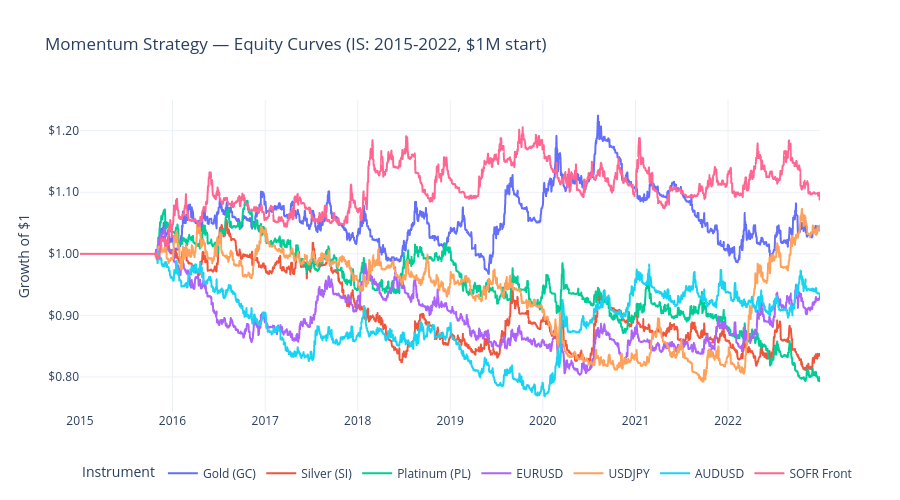

The notebook cell this image was saved under:
### Markdown cell above
## Results

Run the backtest across all instruments, compute per-asset metrics,
and plot equity curves.

### Code cell
results = {}
metrics_rows = []

for inst in prices_df.columns:
    bt = backtest_single_asset(
        prices_df[inst],
        signals[inst],
        vol_target=mom_cfg["vol_target_annual"],
        vol_lookback=gcfg["vol_lookback_days"],
        vol_cap=gcfg["vol_cap_multiplier"],
        tc_bp=2.0,
    )
    results[inst] = bt
    m = compute_metrics(bt)
    m["Instrument"] = LABELS.get(inst, inst)
    metrics_rows.append(m)

metrics_df = pd.DataFrame(metrics_rows).set_index("Instrument")

# Format for display
fmt_df = metrics_df.copy()
for col in ["Ann. Return", "Ann. Vol", "Max DD", "Hit Rate"]:
    fmt_df[col] = fmt_df[col].map("{:.1%}".format)
fmt_df["Sharpe"]  = fmt_df["Sharpe"].map("{:.2f}".format)
fmt_df["Calmar"]  = fmt_df["Calmar"].map("{:.2f}".format)
fmt_df["Ann. Turnover"] = fmt_df["Ann. Turnover"].map("{:.1f}x".format)

# Equity curves (normalised to 1.0)
equity_df = pd.DataFrame({
    LABELS.get(k, k): v["equity"] for k, v in results.items()
})
equity_norm = equity_df / equity_df.iloc[0]

fig_eq = px.line(
    equity_norm,
    title="Momentum Strategy — Equity Curves (IS: 2015-2022, $1M start)",
    labels={"value": "Growth of $1", "variable": "Instrument", "date": ""},
)
fig_eq.update_layout(
    template="plotly_white",
    hovermode="x unified",
    legend=dict(orientation="h", y=-0.15),
    height=500,
    yaxis_tickformat="$.2f",
)
fig_eq.show()

print("Per-instrument metrics (IS period, 2 bp TC):")
fmt_df

### Figure 1 — Plotly figure (JSON) as saved in the notebook; plotly's stock layout.template omitted (floating-point values rounded to 4 significant figures; data arrays with more than 128 entries replaced by an {"elided": "..."} marker saying what was removed)
{"data": [{"hovertemplate": "Instrument=Gold (GC)<br>=%{x}<br>Growth of $1=%{y}<extra></extra>", "legendgroup": "Gold (GC)", "line": {"color": "#636efa", "dash": "solid"}, "marker": {"symbol": "circle"}, "mode": "lines", "name": "Gold (GC)", "showlegend": true, "type": "scattergl", "x": {"elided": "2500 str values"}, "xaxis": "x", "y": {"elided": "2500 float values"}, "yaxis": "y"}, {"hovertemplate": "Instrument=Silver (SI)<br>=%{x}<br>Growth of $1=%{y}<extra></extra>", "legendgroup": "Silver (SI)", "line": {"color": "#EF553B", "dash": "solid"}, "marker": {"symbol": "circle"}, "mode": "lines", "name": "Silver (SI)", "showlegend": true, "type": "scattergl", "x": {"elided": "2500 str values"}, "xaxis": "x", "y": {"elided": "2500 float values"}, "yaxis": "y"}, {"hovertemplate": "Instrument=Platinum (PL)<br>=%{x}<br>Growth of $1=%{y}<extra></extra>", "legendgroup": "Platinum (PL)", "line": {"color": "#00cc96", "dash": "solid"}, "marker": {"symbol": "circle"}, "mode": "lines", "name": "Platinum (PL)", "showlegend": true, "type": "scattergl", "x": {"elided": "2500 str values"}, "xaxis": "x", "y": {"elided": "2500 float values"}, "yaxis": "y"}, {"hovertemplate": "Instrument=EURUSD<br>=%{x}<br>Growth of $1=%{y}<extra></extra>", "legendgroup": "EURUSD", "line": {"color": "#ab63fa", "dash": "solid"}, "marker": {"symbol": "circle"}, "mode": "lines", "name": "EURUSD", "showlegend": true, "type": "scattergl", "x": {"elided": "2500 str values"}, "xaxis": "x", "y": {"elided": "2500 float values"}, "yaxis": "y"}, {"hovertemplate": "Instrument=USDJPY<br>=%{x}<br>Growth of $1=%{y}<extra></extra>", "legendgroup": "USDJPY", "line": {"color": "#FFA15A", "dash": "solid"}, "marker": {"symbol": "circle"}, "mode": "lines", "name": "USDJPY", "showlegend": true, "type": "scattergl", "x": {"elided": "2500 str values"}, "xaxis": "x", "y": {"elided": "2500 float values"}, "yaxis": "y"}, {"hovertemplate": "Instrument=AUDUSD<br>=%{x}<br>Growth of $1=%{y}<extra></extra>", "legendgroup": "AUDUSD", "line": {"color": "#19d3f3", "dash": "solid"}, "marker": {"symbol": "circle"}, "mode": "lines", "name": "AUDUSD", "showlegend": true, "type": "scattergl", "x": {"elided": "2500 str values"}, "xaxis": "x", "y": {"elided": "2500 float values"}, "yaxis": "y"}, {"hovertemplate": "Instrument=SOFR Front<br>=%{x}<br>Growth of $1=%{y}<extra></extra>", "legendgroup": "SOFR Front", "line": {"color": "#FF6692", "dash": "solid"}, "marker": {"symbol": "circle"}, "mode": "lines", "name": "SOFR Front", "showlegend": true, "type": "scattergl", "x": {"elided": "2500 str values"}, "xaxis": "x", "y": {"elided": "2500 float values"}, "yaxis": "y"}], "layout": {"height": 500, "hovermode": "x unified", "legend": {"orientation": "h", "title": {"text": "Instrument"}, "tracegroupgap": 0, "y": -0.15}, "title": {"text": "Momentum Strategy — Equity Curves (IS: 2015-2022, $1M start)"}, "xaxis": {"anchor": "y", "domain": [0, 1], "title": {"text": ""}}, "yaxis": {"anchor": "x", "domain": [0, 1], "tickformat": "$.2f", "title": {"text": "Growth of $1"}}}}
